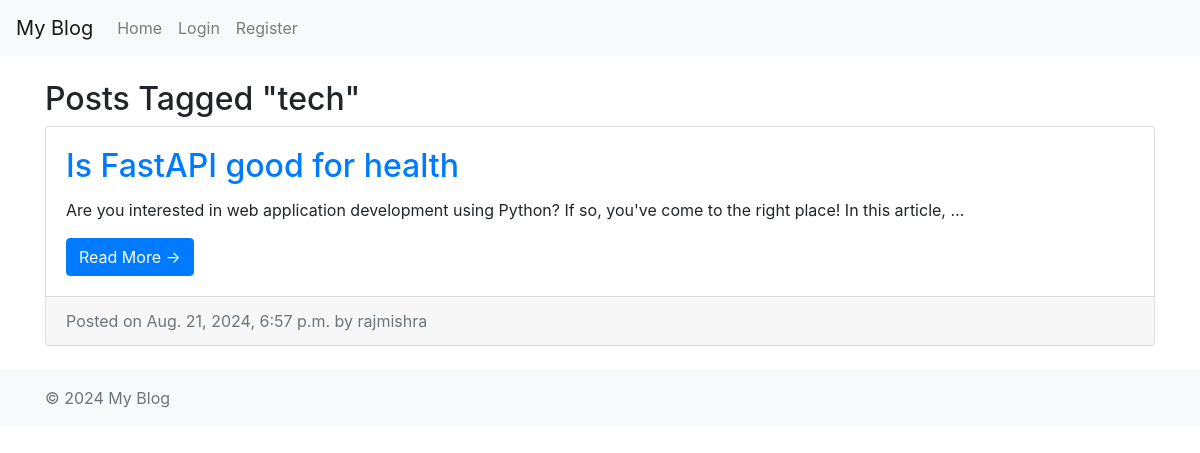
The page /tag/tech/ on the database its author committed.
### blog/models.py (models this page shows, shortened)
class Tag(models.Model):
    name = models.CharField(max_length=100, unique=True)

class BlogPost(models.Model):
    title = models.CharField(max_length=200)
    content = models.TextField()
    author = models.ForeignKey(User, on_delete=models.CASCADE)
    publish_date = models.DateTimeField(auto_now_add=True)
    tags = models.ManyToManyField(Tag, related_name='blog_posts')
    likes = models.ManyToManyField(User, related_name='blogpost_likes', blank=True)

### blog/views.py (the view)
# urls.py: path('tag/<str:tag_name>/', tag_posts, name='tag-posts'),
def tag_posts(request, tag_name):
    tag = get_object_or_404(Tag, name=tag_name)
    posts = BlogPost.objects.filter(tags=tag)
    return render(request, 'blog/tag_posts.html', {'posts': posts, 'tag': tag})

### blog/templates/blog/tag_posts.html (shortened to what this page needs)
{% extends 'blog/base.html' %}
{% block content %}
<h2>Posts Tagged "{{ tag.name }}"</h2>
{% for post in posts %}
    <div class="card mb-4">
        <div class="card-body">
            <h2 class="card-title"><a href="{% url 'blog-detail' post.pk %}">{{ post.title }}</a></h2>
            <p class="card-text">{{ post.content|truncatewords:20 }}</p>
            <a href="{% url 'blog-detail' post.pk %}" class="btn btn-primary">Read More &rarr;</a>
        </div>
        <div class="card-footer text-muted">
            Posted on {{ post.publish_date }} by {{ post.author }}
        </div>
    </div>
{% endfor %}
{% endblock %}

### rows shown on the page
Tag: name "tech"
BlogPost: title "Is FastAPI good for health", content "Are you interested in web application development using Python? If so, you've come to the right place! In this article, …", publish_date "Aug. 21, 2024, 6:57 p.m.", author "rajmishra"
